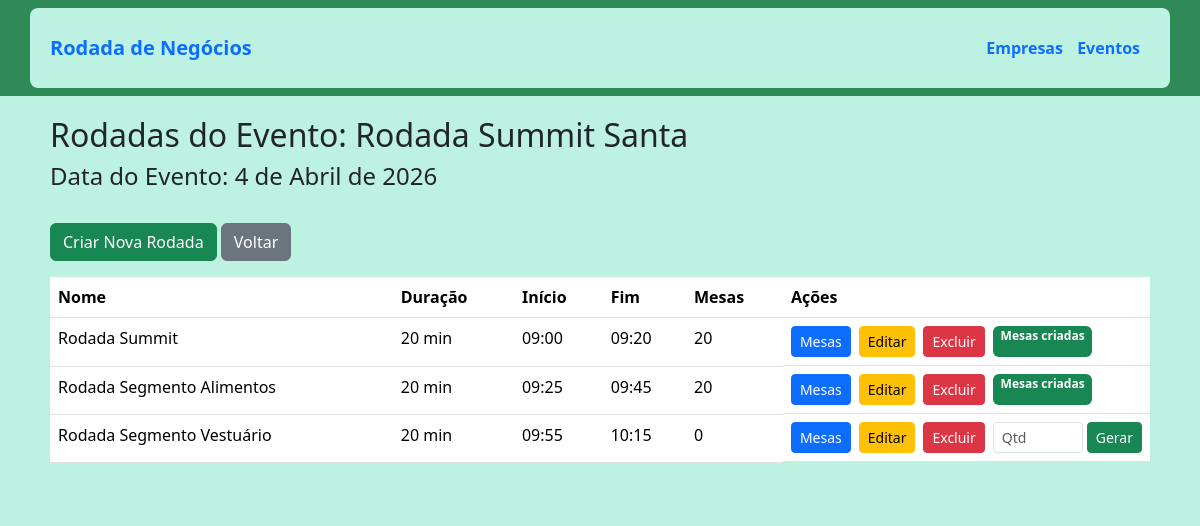
Page /evento/1/rodadas/ (signed in) on the committed database.
### core/models.py (models this page shows, shortened)
class Evento(models.Model):
    nome = models.CharField(max_length=255)
    data = models.DateField(default=timezone.now)
    local = models.CharField(max_length=255)
    descricao = models.TextField(blank=True)
    inicio_ev = models.TimeField(default=time(8, 0))
    termino_ev = models.TimeField(default=time(18, 0))

class Rodada(models.Model):
    DURACOES = [
        (15, "15 minutos"),
        (20, "20 minutos"),
        (30, "30 minutos"),
    ]
    nome = models.CharField(max_length=100)
    duracao = models.IntegerField(choices=DURACOES, default=20)
    inicio_ro = models.TimeField(default=timezone.now)
    fim_ro = models.TimeField(default=timezone.now)
    evento = models.ForeignKey(
        Evento,
        on_delete=models.CASCADE,
        related_name="rodadas"
    )

### core/views.py (the view)
# urls.py: path('evento/<int:evento_id>/rodadas/', views.rodadas_do_evento, name='rodadas_list'),
def rodadas_do_evento(request, evento_id):
    evento = get_object_or_404(Evento, id=evento_id)
    rodadas = evento.rodadas.all()
    return render(request, 'core/rodadas_list.html', {
        'evento': evento,
        'rodadas': rodadas
    })

### core/templates/core/rodadas_list.html (shortened to what this page needs)
{% extends 'core/base.html' %}
{% load static %}
{% block content %}
<h2>Rodadas do Evento: {{ evento.nome }}</h2>
<h4>Data do Evento: {{ evento.data }}</h4>
<br>
<a href="{% url 'core:rodadas_criar' evento.id %}" class="btn btn-success mb-3">
    Criar Nova Rodada
</a>
<a href="{% url 'core:evento_list' %}" class="btn btn-secondary mb-3">
    Voltar
</a>
<table class="table">
    <thead>
        <tr>
            <th>Nome</th>
            <th>Duração</th>
            <th>Início</th>
            <th>Fim</th>
            <th>Mesas</th>
            <th style="width: 260px;">Ações</th>
        </tr>
    </thead>
    <tbody>
        {% for rodada in rodadas %}
        <tr>
            <td>{{ rodada.nome }}</td>
            <td>{{ rodada.duracao }} min</td>
            <td>{{ rodada.inicio_ro|time:'H:i' }}</td>
            <td>{{ rodada.fim_ro|time:'H:i' }}</td>
            <td>{{ rodada.mesas.count }}</td>
            <td class="d-flex gap-2">
                <a href="{% url 'core:mesas_da_rodada' rodada.id %}"
                   class="btn btn-primary btn-sm">
                    Mesas
                </a>
                <a href="{% url 'core:rodadas_editar' rodada.id %}"
                   class="btn btn-warning btn-sm">
                    Editar
                </a>
                <a href="{% url 'core:rodadas_excluir' rodada.id %}"
                   class="btn btn-danger btn-sm"
                   onclick="return confirm('Tem certeza que deseja excluir esta rodada?');">
                    Excluir
                </a>
                {% if rodada.mesas.count == 0 %}
                <form action="{% url 'core:mesas_gerar' rodada.id %}" method="post" class="d-flex gap-1">
                    <input type="number" name="quantidade" min="1" max="200"
                        class="form-control form-control-sm"
                        style="width: 90px;"
                        placeholder="Qtd" required>
                    <button class="btn btn-success btn-sm">Gerar</button>
                </form>
                {% else %}
                <span class="badge bg-success">Mesas criadas</span>
                {% endif %}
            </td>
        </tr>
        {% empty %}
        <tr>
            <td colspan="5">Nenhuma rodada cadastrada.</td>
        </tr>
        {% endfor %}
    </tbody>
</table>
{% endblock %}

### core/static/core/css/style.css (style rules this page uses)
body { background-color: #bdf1e2; }

### rows in the picture
Evento: nome "Rodada Summit Santa", data "4 de Abril de 2026"
Rodada: nome "Rodada Summit", duracao "20", inicio_ro "09:00", fim_ro "09:20", mesas.count "20", shows "Mesas criadas"
Rodada: nome "Rodada Segmento Alimentos", duracao "20", inicio_ro "09:25", fim_ro "09:45", mesas.count "20", shows "Mesas criadas"
Rodada: nome "Rodada Segmento Vestuário", duracao "20", inicio_ro "09:55", fim_ro "10:15", mesas.count "0"
